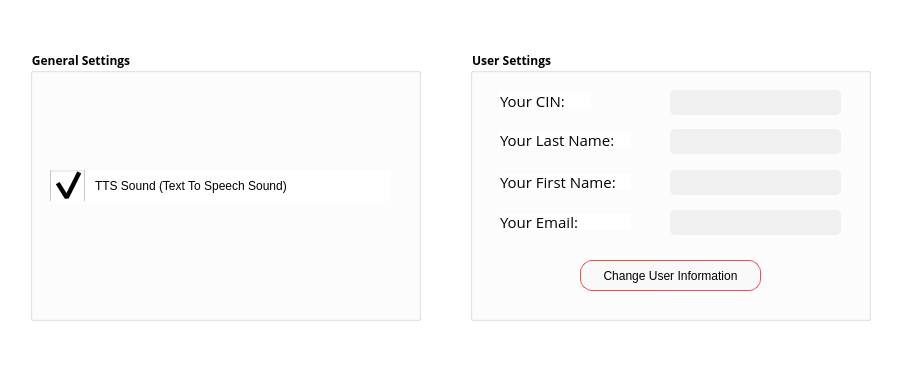
     <widget class="QWidget" name="widget_59" native="true">
      <property name="geometry">
       <rect>
        <x>30</x>
        <y>70</y>
        <width>901</width>
        <height>371</height>
       </rect>
      </property>
      <property name="styleSheet">
       <string notr="true">QWidget{
	background-color: white;
}

QLineEdit {
    border: none;
    border-radius: 5px;
    padding: 5px 15px;
    background-color: white;
    color: black;
    font-size: 12px;
}


QLineEdit:disabled {
    background-color: #F0F0F0;
    color: #A0A0A0;
}

QLineEdit:read-only {
    background-color: #F0F0F0;
    color: #A0A0A0;
}


QCheckBox {
    spacing: 10px;
	
	font: 12pt &quot;Open Sans Light&quot;;
}

QCheckBox::indicator {
    width: 35px;
    height: 35px;
}

QCheckBox::indicator:unchecked {
    image: url(:assets/icons/unchecked.png);
}

QCheckBox::indicator:checked {
    image: url(:assets/icons/checked.png);
}

QDateEdit {
    border: none;
    background-color: rgb(255, 255, 255);
    color: black;
    font-size: 16px;
    font-weight: normal;
    padding: 5px;
    border-radius: 5px;
}

QDateEdit::drop-down {
    background-color: transparent;
    image: url(:/assets/icons/cil-arrow-bottom_black.png);
    width: 20px;
    height: 20px;
}

QDateEdit::down-arrow {
    image: url(:/assets/icons/cil-arrow-bottom_black.png);
}

QDateEdit::up-arrow {
    image: url(:/assets/icons/cil-arrow-top_black.png);
}

QDateEdit::down-button {
    image: url(:/assets/icons/cil-arrow-bottom_black.png);
}

QDateEdit::up-button {
    image: url(:/assets/icons/cil-arrow-top_black.png);
}

QDateEdit::calendarWidget {
    border: none;
    background-color: rgb(255, 255, 255);
    color: black;
    font-size: 16px;
    font-weight: normal;
    padding: 5px;
    border-radius: 5px;
}

QDateEdit::section {
    background-color: transparent;
    border: none;
}
</string>
      </property>
      <widget class="QGroupBox" name="groupBox">
       <property name="geometry">
        <rect>
         <x>30</x>
         <y>50</y>
         <width>391</width>
         <height>271</height>
        </rect>
       </property>
       <property name="font">
        <font>
         <family>Open Sans</family>
         <weight>75</weight>
         <bold>true</bold>
        </font>
       </property>
       <property name="title">
        <string>General Settings</string>
       </property>
       <widget class="QCheckBox" name="ttsenable">
        <property name="geometry">
         <rect>
          <x>20</x>
          <y>120</y>
          <width>341</width>
          <height>31</height>
         </rect>
        </property>
        <property name="text">
         <string>TTS Sound (Text To Speech Sound)</string>
        </property>
        <property name="checked">
         <bool>true</bool>
        </property>
       </widget>
      </widget>
      <widget class="QGroupBox" name="groupBox_2">
       <property name="geometry">
        <rect>
         <x>470</x>
         <y>50</y>
         <width>401</width>
         <height>271</height>
        </rect>
       </property>
       <property name="font">
        <font>
         <family>Open Sans</family>
         <weight>75</weight>
         <bold>true</bold>
        </font>
       </property>
       <property name="title">
        <string>User Settings</string>
       </property>
       <widget class="QPushButton" name="pushButton_20">
        <property name="geometry">
         <rect>
          <x>110</x>
          <y>210</y>
          <width>181</width>
          <height>31</height>
         </rect>
        </property>
        <property name="cursor">
         <cursorShape>PointingHandCursor</cursorShape>
        </property>
        <property name="styleSheet">
         <string notr="true">QPushButton {
    border: 1px solid qlineargradient(x1:0, y1:0, x2:1, y2:0, stop:0 #FF4B2B, stop:1 #FF416C);
    border-radius: 12px;
    padding: 5px 15px;
    background: #f9f9f9;
    color: black;
    font-size: 12px;
}

QPushButton:hover {
    background-color: qlineargradient(x1:0, y1:0, x2:1, y2:0, stop:0 #FF416C, stop:1 #FF4B2B);
	color: white;
}

QPushButton:pressed {
    background-color: qlineargradient(x1:0, y1:0, x2:1, y2:0, stop:0 #FF4B2B, stop:1 #FF416C);
    border: 2px solid #FF416C;
    padding: 4px 14px 6px 16px;
}</string>
        </property>
        <property name="text">
         <string>Change User Information</string>
        </property>
       </widget>
       <widget class="QLineEdit" name="lineEdit_3">
        <property name="geometry">
         <rect>
          <x>200</x>
          <y>79</y>
          <width>171</width>
          <height>25</height>
         </rect>
        </property>
        <property name="readOnly">
         <bool>true</bool>
        </property>
       </widget>
       <widget class="QLabel" name="label_120">
        <property name="geometry">
         <rect>
          <x>30</x>
          <y>82</y>
          <width>131</width>
          <height>16</height>
         </rect>
        </property>
        <property name="font">
         <font>
          <family>Open Sans</family>
          <pointsize>11</pointsize>
         </font>
        </property>
        <property name="text">
         <string>Your Last Name:</string>
        </property>
       </widget>
       <widget class="QLineEdit" name="lineEdit_4">
        <property name="geometry">
         <rect>
          <x>200</x>
          <y>120</y>
          <width>171</width>
          <height>25</height>
         </rect>
        </property>
        <property name="readOnly">
         <bool>true</bool>
        </property>
       </widget>
       <widget class="QLineEdit" name="lineEdit_6">
        <property name="geometry">
         <rect>
          <x>200</x>
          <y>160</y>
          <width>171</width>
          <height>25</height>
         </rect>
        </property>
        <property name="readOnly">
         <bool>true</bool>
        </property>
       </widget>
       <widget class="QLabel" name="label_121">
        <property name="geometry">
         <rect>
          <x>30</x>
          <y>43</y>
          <width>91</width>
          <height>16</height>
         </rect>
        </property>
        <property name="font">
         <font>
          <family>Open Sans</family>
          <pointsize>11</pointsize>
         </font>
        </property>
        <property name="text">
         <string>Your CIN:</string>
        </property>
       </widget>
       <widget class="QLineEdit" name="lineEdit_8">
        <property name="geometry">
         <rect>
          <x>200</x>
          <y>40</y>
          <width>171</width>
          <height>25</height>
         </rect>
        </property>
        <property name="readOnly">
         <bool>true</bool>
        </property>
       </widget>
       <widget class="QLabel" name="label_122">
        <property name="geometry">
         <rect>
          <x>30</x>
          <y>124</y>
          <width>131</width>
          <height>16</height>
         </rect>
        </property>
        <property name="font">
         <font>
          <family>Open Sans</family>
          <pointsize>11</pointsize>
         </font>
        </property>
        <property name="text">
         <string>Your First Name:</string>
        </property>
       </widget>
       <widget class="QLabel" name="label_123">
        <property name="geometry">
         <rect>
          <x>30</x>
          <y>164</y>
          <width>131</width>
          <height>16</height>
         </rect>
        </property>
        <property name="font">
         <font>
          <family>Open Sans</family>
          <pointsize>11</pointsize>
         </font>
        </property>
        <property name="text">
         <string>Your Email:</string>
        </property>
       </widget>
      </widget>
     </widget>
